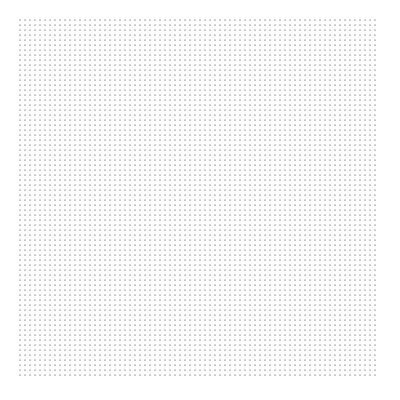
Frame 1 (no input)
Frame 60 (no input): identical to frame 1, image omitted
Frame 120 (the mouse pressed at the canvas centre since frame 60): identical to frame 1, image omitted

The p5.js sketch that drew this single still picture (run headless with seeded random() and noise() and a simulated clock; from frame 60 on, the mouse is pressed at the canvas centre):

// p5.js sketch
// ── sketch.js
function setup() {
  createCanvas(400, 400);
}

function draw() {
   background(255,255,255);
//'points' are 1 pixel that are black so i made the background white
  for(y = 20; y < height - 20; y = y + 5){
//every point is 5 pixels from eachotherand 20 pixels from the edge
    for(x = 20; x < width - 20; x = x + 5){
      point(x,y);  
    }
  }
}
